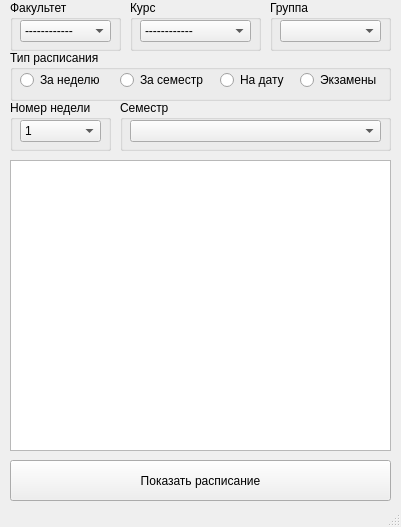
<?xml version="1.0" encoding="UTF-8"?>
<ui version="4.0">
 <class>MainWindow</class>
 <widget class="QMainWindow" name="MainWindow">
  <property name="windowModality">
   <enum>Qt::NonModal</enum>
  </property>
  <property name="enabled">
   <bool>true</bool>
  </property>
  <property name="geometry">
   <rect>
    <x>0</x>
    <y>0</y>
    <width>401</width>
    <height>527</height>
   </rect>
  </property>
  <property name="windowTitle">
   <string>Расписание УГАТУ</string>
  </property>
  <property name="statusTip">
   <string/>
  </property>
  <property name="whatsThis">
   <string/>
  </property>
  <property name="accessibleName">
   <string/>
  </property>
  <property name="accessibleDescription">
   <string/>
  </property>
  <property name="layoutDirection">
   <enum>Qt::LeftToRight</enum>
  </property>
  <property name="autoFillBackground">
   <bool>false</bool>
  </property>
  <property name="windowFilePath">
   <string/>
  </property>
  <property name="toolButtonStyle">
   <enum>Qt::ToolButtonIconOnly</enum>
  </property>
  <property name="animated">
   <bool>true</bool>
  </property>
  <property name="tabShape">
   <enum>QTabWidget::Rounded</enum>
  </property>
  <property name="unifiedTitleAndToolBarOnMac">
   <bool>false</bool>
  </property>
  <widget class="QWidget" name="centralwidget">
   <widget class="QGroupBox" name="groupBox">
    <property name="geometry">
     <rect>
      <x>10</x>
      <y>0</y>
      <width>111</width>
      <height>51</height>
     </rect>
    </property>
    <property name="title">
     <string>Факультет</string>
    </property>
    <widget class="QComboBox" name="comboBox_faculty">
     <property name="geometry">
      <rect>
       <x>10</x>
       <y>20</y>
       <width>91</width>
       <height>22</height>
      </rect>
     </property>
     <property name="editable">
      <bool>false</bool>
     </property>
     <property name="currentText">
      <string>------------</string>
     </property>
     <property name="currentIndex">
      <number>0</number>
     </property>
     <property name="maxVisibleItems">
      <number>10</number>
     </property>
     <property name="sizeAdjustPolicy">
      <enum>QComboBox::AdjustToContentsOnFirstShow</enum>
     </property>
     <item>
      <property name="text">
       <string>------------</string>
      </property>
     </item>
     <item>
      <property name="text">
       <string>АВИЭТ</string>
      </property>
     </item>
     <item>
      <property name="text">
       <string>ФЗЧС</string>
      </property>
     </item>
     <item>
      <property name="text">
       <string>ФАДЭТ</string>
      </property>
     </item>
     <item>
      <property name="text">
       <string>УАТ</string>
      </property>
     </item>
     <item>
      <property name="text">
       <string>ОНФ</string>
      </property>
     </item>
     <item>
      <property name="text">
       <string>ИНЭК</string>
      </property>
     </item>
     <item>
      <property name="text">
       <string>ИАТМ</string>
      </property>
     </item>
     <item>
      <property name="text">
       <string>ФИРТ</string>
      </property>
     </item>
    </widget>
   </widget>
   <widget class="QGroupBox" name="groupBox_2">
    <property name="geometry">
     <rect>
      <x>130</x>
      <y>0</y>
      <width>131</width>
      <height>51</height>
     </rect>
    </property>
    <property name="title">
     <string>Курс</string>
    </property>
    <widget class="QComboBox" name="comboBox_course">
     <property name="geometry">
      <rect>
       <x>10</x>
       <y>20</y>
       <width>111</width>
       <height>22</height>
      </rect>
     </property>
     <item>
      <property name="text">
       <string>------------</string>
      </property>
     </item>
     <item>
      <property name="text">
       <string>Первый курс</string>
      </property>
     </item>
     <item>
      <property name="text">
       <string>Второй курс</string>
      </property>
     </item>
     <item>
      <property name="text">
       <string>Третий курс</string>
      </property>
     </item>
     <item>
      <property name="text">
       <string>Четвертый курс</string>
      </property>
     </item>
     <item>
      <property name="text">
       <string>Пятый курс</string>
      </property>
     </item>
     <item>
      <property name="text">
       <string>Шестой курс</string>
      </property>
     </item>
    </widget>
   </widget>
   <widget class="QGroupBox" name="groupBox_3">
    <property name="geometry">
     <rect>
      <x>270</x>
      <y>0</y>
      <width>121</width>
      <height>51</height>
     </rect>
    </property>
    <property name="title">
     <string>Группа</string>
    </property>
    <widget class="QComboBox" name="comboBox_group">
     <property name="geometry">
      <rect>
       <x>10</x>
       <y>20</y>
       <width>101</width>
       <height>22</height>
      </rect>
     </property>
    </widget>
   </widget>
   <widget class="QGroupBox" name="groupBox_4">
    <property name="geometry">
     <rect>
      <x>10</x>
      <y>50</y>
      <width>381</width>
      <height>51</height>
     </rect>
    </property>
    <property name="title">
     <string>Тип расписания</string>
    </property>
    <widget class="QRadioButton" name="radioButton_week">
     <property name="geometry">
      <rect>
       <x>10</x>
       <y>20</y>
       <width>91</width>
       <height>20</height>
      </rect>
     </property>
     <property name="text">
      <string>За неделю</string>
     </property>
    </widget>
    <widget class="QRadioButton" name="radioButton_semestr">
     <property name="geometry">
      <rect>
       <x>110</x>
       <y>20</y>
       <width>91</width>
       <height>20</height>
      </rect>
     </property>
     <property name="text">
      <string>За семестр</string>
     </property>
    </widget>
    <widget class="QRadioButton" name="radioButton_date">
     <property name="geometry">
      <rect>
       <x>210</x>
       <y>20</y>
       <width>71</width>
       <height>20</height>
      </rect>
     </property>
     <property name="text">
      <string>На дату</string>
     </property>
    </widget>
    <widget class="QRadioButton" name="radioButton_exam">
     <property name="geometry">
      <rect>
       <x>290</x>
       <y>20</y>
       <width>81</width>
       <height>20</height>
      </rect>
     </property>
     <property name="text">
      <string>Экзамены</string>
     </property>
    </widget>
   </widget>
   <widget class="QGroupBox" name="groupBox_5">
    <property name="geometry">
     <rect>
      <x>10</x>
      <y>100</y>
      <width>101</width>
      <height>51</height>
     </rect>
    </property>
    <property name="title">
     <string>Номер недели</string>
    </property>
    <widget class="QComboBox" name="comboBox_week">
     <property name="geometry">
      <rect>
       <x>10</x>
       <y>20</y>
       <width>81</width>
       <height>22</height>
      </rect>
     </property>
     <item>
      <property name="text">
       <string>1</string>
      </property>
     </item>
     <item>
      <property name="text">
       <string>2</string>
      </property>
     </item>
     <item>
      <property name="text">
       <string>3</string>
      </property>
     </item>
     <item>
      <property name="text">
       <string>4</string>
      </property>
     </item>
     <item>
      <property name="text">
       <string>5</string>
      </property>
     </item>
     <item>
      <property name="text">
       <string>6</string>
      </property>
     </item>
     <item>
      <property name="text">
       <string>7</string>
      </property>
     </item>
     <item>
      <property name="text">
       <string>8</string>
      </property>
     </item>
     <item>
      <property name="text">
       <string>9</string>
      </property>
     </item>
     <item>
      <property name="text">
       <string>10</string>
      </property>
     </item>
     <item>
      <property name="text">
       <string>12</string>
      </property>
     </item>
     <item>
      <property name="text">
       <string>13</string>
      </property>
     </item>
     <item>
      <property name="text">
       <string>14</string>
      </property>
     </item>
     <item>
      <property name="text">
       <string>15</string>
      </property>
     </item>
     <item>
      <property name="text">
       <string>16</string>
      </property>
     </item>
     <item>
      <property name="text">
       <string>17</string>
      </property>
     </item>
     <item>
      <property name="text">
       <string>18</string>
      </property>
     </item>
     <item>
      <property name="text">
       <string>19</string>
      </property>
     </item>
     <item>
      <property name="text">
       <string>20</string>
      </property>
     </item>
     <item>
      <property name="text">
       <string>21</string>
      </property>
     </item>
     <item>
      <property name="text">
       <string>22</string>
      </property>
     </item>
     <item>
      <property name="text">
       <string>23</string>
      </property>
     </item>
     <item>
      <property name="text">
       <string>24</string>
      </property>
     </item>
     <item>
      <property name="text">
       <string>25</string>
      </property>
     </item>
     <item>
      <property name="text">
       <string>26</string>
      </property>
     </item>
     <item>
      <property name="text">
       <string>27</string>
      </property>
     </item>
     <item>
      <property name="text">
       <string>28</string>
      </property>
     </item>
     <item>
      <property name="text">
       <string>29</string>
      </property>
     </item>
     <item>
      <property name="text">
       <string>30</string>
      </property>
     </item>
     <item>
      <property name="text">
       <string>31</string>
      </property>
     </item>
    </widget>
   </widget>
   <widget class="QGroupBox" name="groupBox_6">
    <property name="geometry">
     <rect>
      <x>120</x>
      <y>100</y>
      <width>271</width>
      <height>51</height>
     </rect>
    </property>
    <property name="title">
     <string>Семестр</string>
    </property>
    <widget class="QComboBox" name="comboBox_semestr">
     <property name="geometry">
      <rect>
       <x>10</x>
       <y>20</y>
       <width>251</width>
       <height>22</height>
      </rect>
     </property>
    </widget>
   </widget>
   <widget class="QTextBrowser" name="textBrowser">
    <property name="geometry">
     <rect>
      <x>10</x>
      <y>160</y>
      <width>381</width>
      <height>291</height>
     </rect>
    </property>
    <property name="html">
     <string>&lt;!DOCTYPE HTML PUBLIC &quot;-//W3C//DTD HTML 4.0//EN&quot; &quot;http://www.w3.org/TR/REC-html40/strict.dtd&quot;&gt;
&lt;html&gt;&lt;head&gt;&lt;meta name=&quot;qrichtext&quot; content=&quot;1&quot; /&gt;&lt;style type=&quot;text/css&quot;&gt;
p, li { white-space: pre-wrap; }
&lt;/style&gt;&lt;/head&gt;&lt;body style=&quot; font-family:'MS Shell Dlg 2'; font-size:7.8pt; font-weight:400; font-style:normal;&quot;&gt;
&lt;p style=&quot;-qt-paragraph-type:empty; margin-top:0px; margin-bottom:0px; margin-left:0px; margin-right:0px; -qt-block-indent:0; text-indent:0px; font-family:'MS Shell Dlg 2';&quot;&gt;&lt;br /&gt;&lt;/p&gt;&lt;/body&gt;&lt;/html&gt;</string>
    </property>
   </widget>
   <widget class="QPushButton" name="pushButton">
    <property name="geometry">
     <rect>
      <x>10</x>
      <y>460</y>
      <width>381</width>
      <height>41</height>
     </rect>
    </property>
    <property name="text">
     <string>Показать расписание</string>
    </property>
   </widget>
  </widget>
  <widget class="QStatusBar" name="statusbar">
   <property name="sizeGripEnabled">
    <bool>true</bool>
   </property>
  </widget>
 </widget>
 <resources/>
 <connections/>
</ui>
